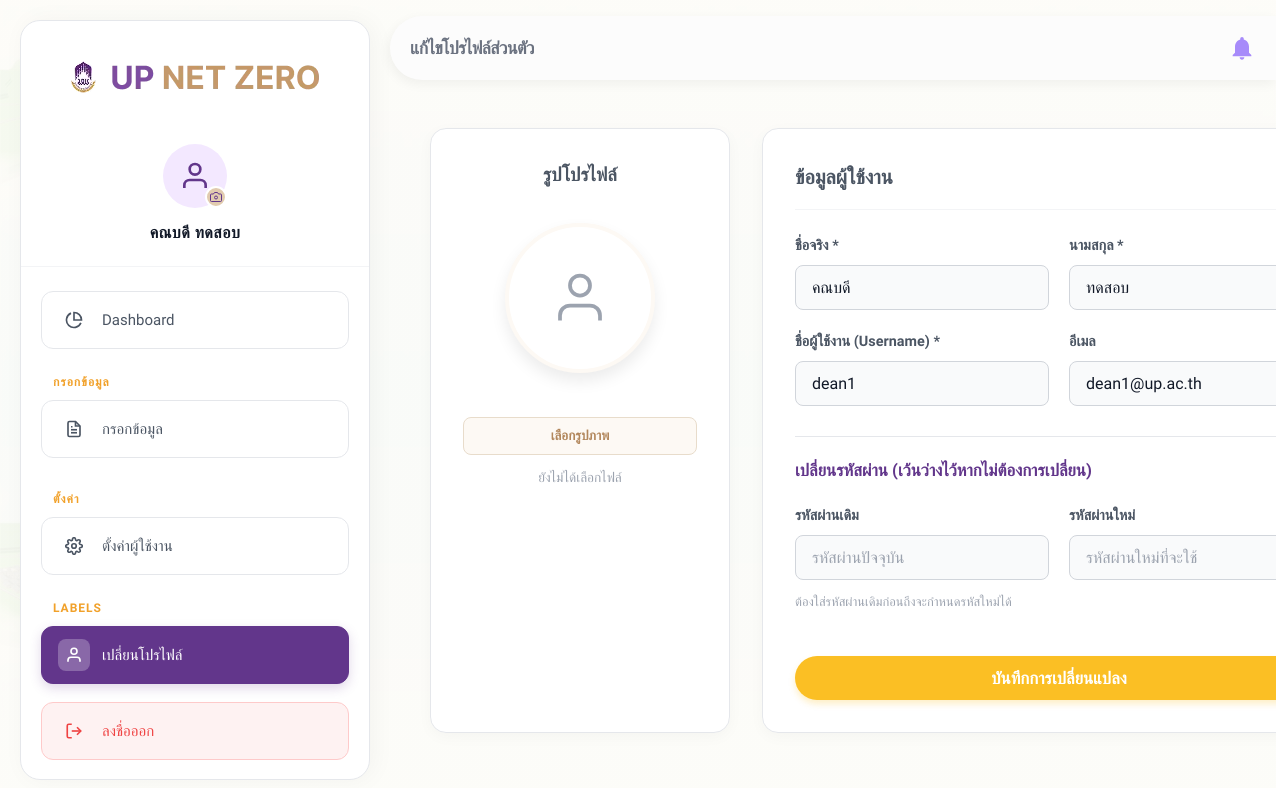
/admin/profile.php (signed in), run on an earlier commit of the app's database.
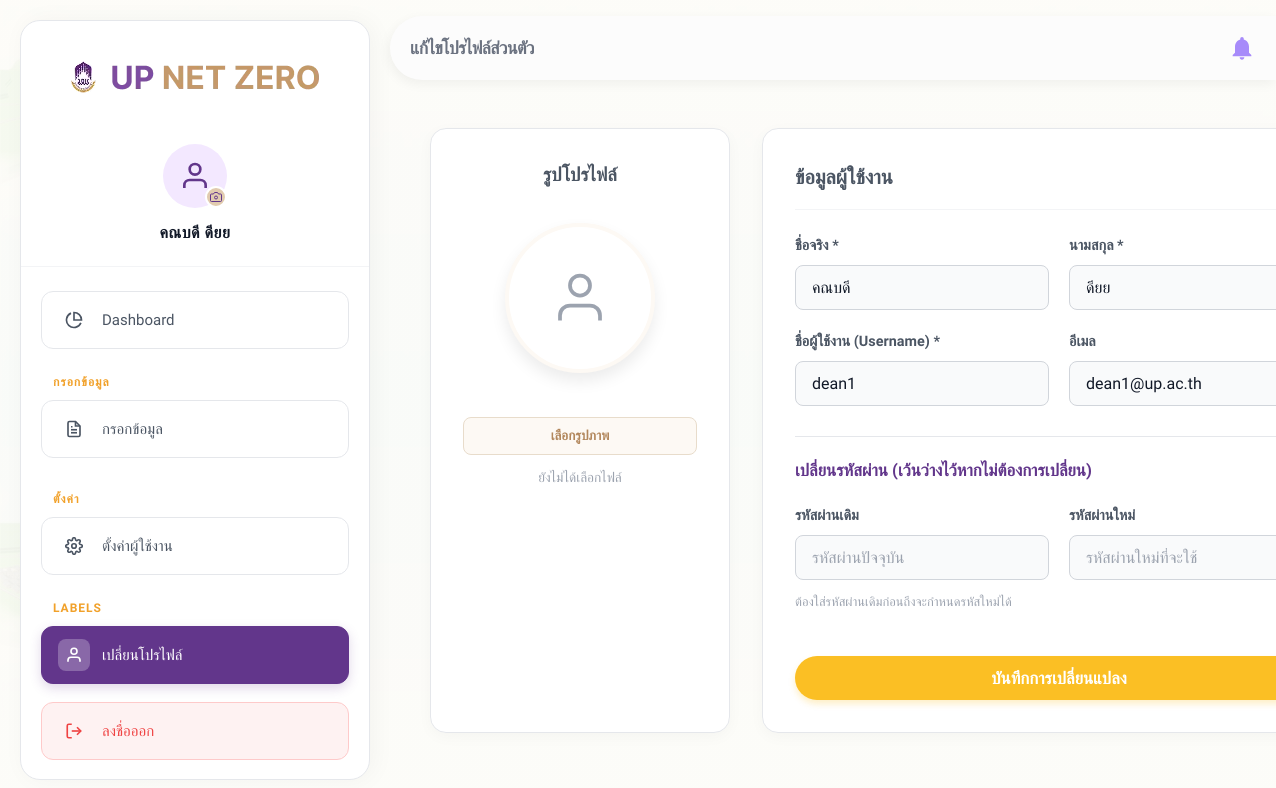
And on a later commit of the database.
### tables this page shows
CREATE TABLE `users` (
  `id` int(11) NOT NULL AUTO_INCREMENT,
  `username` varchar(50) NOT NULL,
  `password` varchar(50) NOT NULL,
  `firstname` varchar(100) NOT NULL,
  `lastname` varchar(100) NOT NULL,
  `role` enum('admin','officer','dean') DEFAULT NULL,
  `profile_image` varchar(255) DEFAULT NULL,
  `Affiliation` int(11) NOT NULL,
  `created_at` timestamp NULL DEFAULT current_timestamp(),
  `email` varchar(255) DEFAULT NULL,
  `position` varchar(255) DEFAULT NULL,
  PRIMARY KEY (`id`),
  UNIQUE KEY `username` (`username`),
  UNIQUE KEY `email` (`email`),
  KEY `fk_affiliation` (`Affiliation`),
  CONSTRAINT `fk_affiliation` FOREIGN KEY (`Affiliation`) REFERENCES `affiliation_id` (`id`) ON UPDATE CASCADE
);

### config/db.php (called while the page is built, shortened)
<?php
if (!function_exists('asset_v')) {
    function asset_v(string $rel): string
    {
        static $cache = [];
        if (!array_key_exists($rel, $cache)) {
            $abs = dirname(__DIR__) . '/' . ltrim($rel, '/');
            $m = @filemtime($abs);
            $cache[$rel] = $m ? ('?v=' . $m) : '';
        }
        return $cache[$rel];
    }
}

### admin/profile.php (the view, shortened to what the rows shown need)
<?php
require_once __DIR__ . '/../config/db.php';
$root = '../';
$pdo = getDB();
$user_id = $_SESSION['user_id'];
$stmt = $pdo->prepare("SELECT * FROM users WHERE id = :id");
$stmt->execute([':id' => $user_id]);
$user = $stmt->fetch();
?>
<!DOCTYPE html>
<html lang="th">
<head>
    <link rel="stylesheet" href="<?= $root ?>assets/css/admin.css<?= asset_v('assets/css/admin.css') ?>">
    <link rel="stylesheet" href="<?= $root ?>assets/css/sidebar.css<?= asset_v('assets/css/sidebar.css') ?>">
</head>
<body style="background-color: #F8F9FA;">
    <main class="main-content">
        <link rel="stylesheet" href="<?= $root ?>assets/css/profile.css<?= asset_v('assets/css/profile.css') ?>">
        <div class="page-content" style="background-color: transparent;">
            <form method="POST" enctype="multipart/form-data" class="profile-wrapper">
                <div class="profile-card">
                    <div class="form-grid">
                        <div class="form-group">
                            <label class="form-label">ชื่อจริง *</label>
                            <input type="text" name="firstname" class="form-control"
                                value="<?= htmlspecialchars($user['firstname'] ?? '') ?>" required>
                        </div>
                        <div class="form-group">
                            <label class="form-label">นามสกุล *</label>
                            <input type="text" name="lastname" class="form-control"
                                value="<?= htmlspecialchars($user['lastname'] ?? '') ?>" required>
                        </div>
                        <div class="form-group">
                            <label class="form-label">ชื่อผู้ใช้งาน (Username) *</label>
                            <input type="text" name="username" class="form-control"
                                value="<?= htmlspecialchars($user['username'] ?? '') ?>" required>
                        </div>
                        <div class="form-group">
                            <label class="form-label">อีเมล</label>
                            <input type="email" name="email" class="form-control"
                                value="<?= htmlspecialchars($user['email'] ?? '') ?>" placeholder="example@up.ac.th">
                        </div>
                    </div>
                </div>
            </form>
        </div>
    </main>
</body>
</html>

What changed in the data, as far as the page shows it:
changed users "คณบดี": lastname "ทดสอบ" → "ดียย"
Also different on the page:
$admin_name: "คณบดี ทดสอบ" → "คณบดี ดียย"
